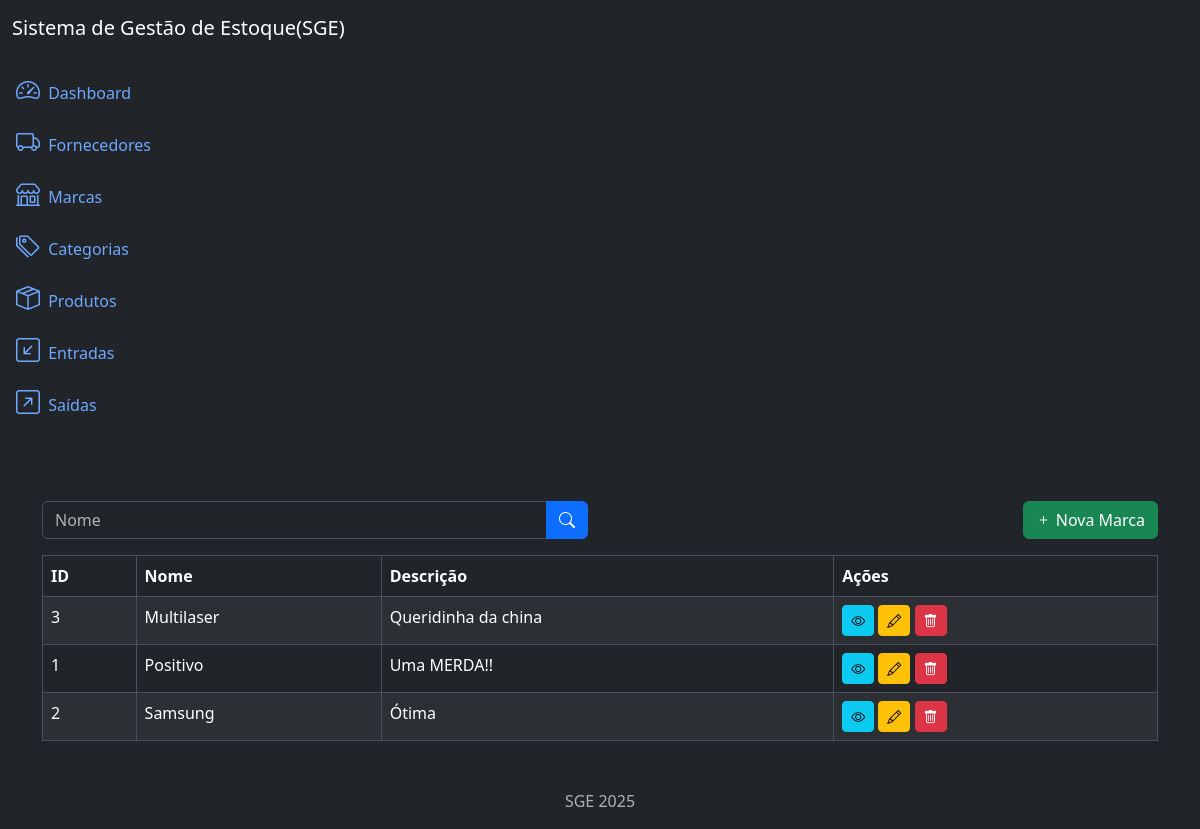
The page /brands/list/ on the database as committed earlier.
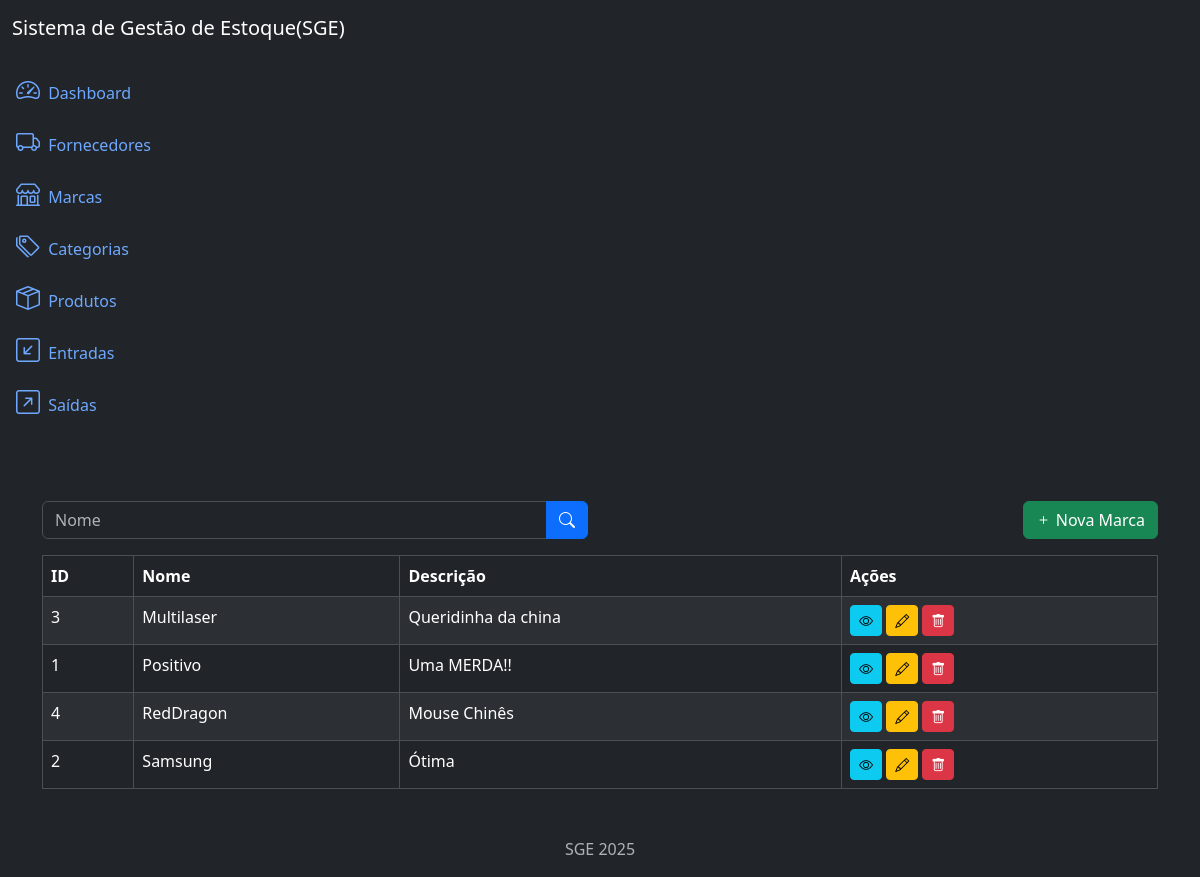
The same page on the database as committed later.
### brands/models.py (models this page shows, shortened)
class Brand(models.Model):
    name = models.CharField(max_length=256)
    description = models.TextField(null=True, blank=True)
    created_at = models.DateTimeField(auto_now_add=True)
    updated_at = models.DateTimeField(auto_now=True)
    class Meta:
        ordering = ['name']

### brands/views.py (the view)
# urls.py: path('brands/list/', views.BrandListView.as_view(), name='brand_list'),
class BrandListView(ListView):
    model = models.Brand
    template_name = 'brands_list.html'
    context_object_name = 'brands'
    paginate_by = 10
    def get_queryset(self):
        queryset = super().get_queryset()
        name = self.request.GET.get('name')
        if name:
            queryset = queryset.filter(name__icontains=name)
        return queryset

### brands/templates/brands_list.html (shortened to what this page needs)
{% extends 'base.html' %}
{% block content %}
<div class="row mb-3">
    <div class="col-md-6">
        <form method="get" action="{% url 'brand_list' %}">
            <div class="input-group">
                <input type="text" class="form-control" name="name" placeholder="Nome" value="{{ request.GET.name }}">
                <button type="submit" class="btn btn-primary">
                    <i class="bi bi-search"></i>
                </button>
            </div>
        </form>
    </div>
    <div class="col-md-6">
        <a href="{% url 'brand_create' %}" class="btn btn-success float-end">
            <i class="bi bi-plus"></i> Nova Marca
        </a>
    </div>
</div>
<div class="table-responsive">
    <table class="table table-striped table-bordered">
        <thead class="thead-dark">
            <tr>
                <th>ID</th>
                <th>Nome</th>
                <th>Descrição</th>
                <th>Ações</th>
            </tr>
        </thead>
        <tbody>
        {% for brand in brands %}
            <tr>
                <td>{{ brand.id }}</td>
                <td>{{ brand.name }}</td>
                <td>{{ brand.description }}</td>
                <td>
                    <a href="{% url 'brand_detail' brand.id %}" class="btn btn-info btn-sm">
                        <i class="bi bi-eye"></i>
                    </a>
                    <a href="{% url 'brand_update' brand.id%}" class="btn btn-warning btn-sm">
                        <i class="bi bi-pencil"></i>
                    </a>
                    <a href="{% url 'brand_delete' brand.id %}" class="btn btn-danger btn-sm">
                        <i class="bi bi-trash"></i>
                    </a>
                </td>
            </tr>
        {% endfor %}
        </tbody>
    </table>
</div>
{% endblock %}

Rows that differ between the two databases and show on the page:
added Brand: id "4", name "RedDragon", description "Mouse Chinês"
